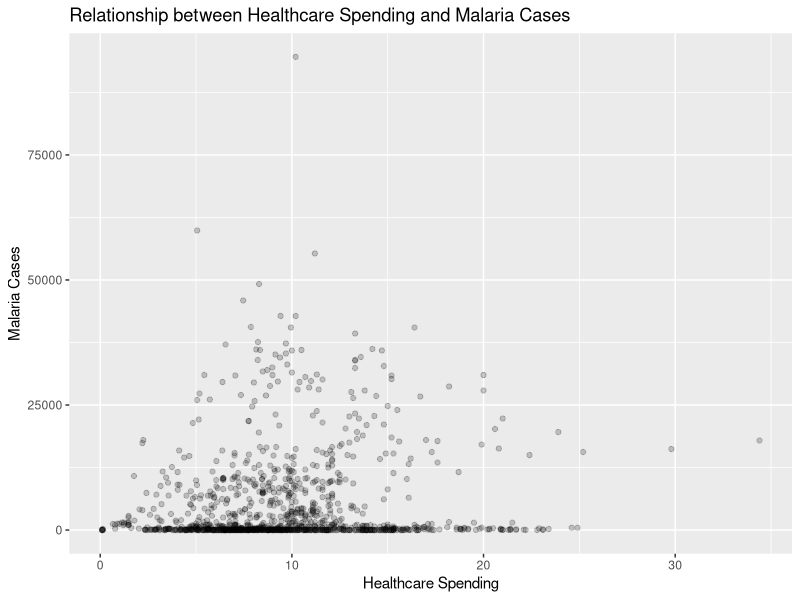
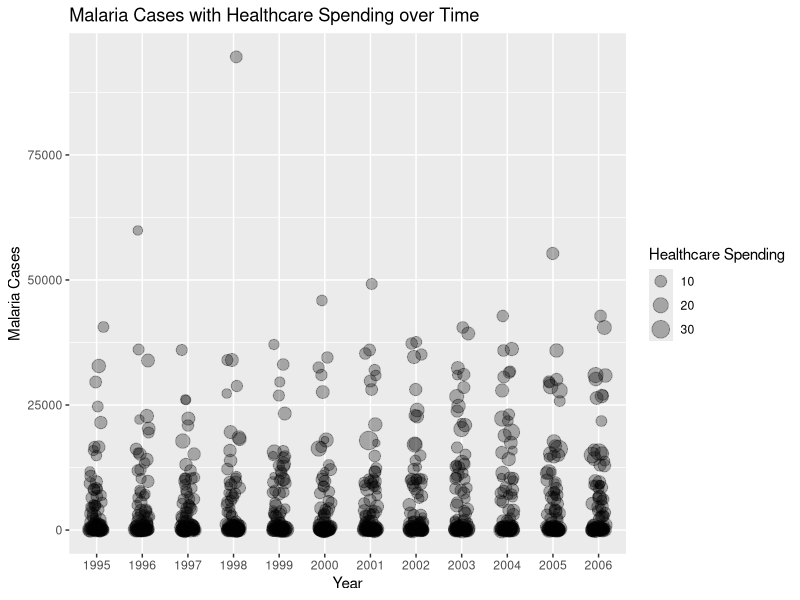
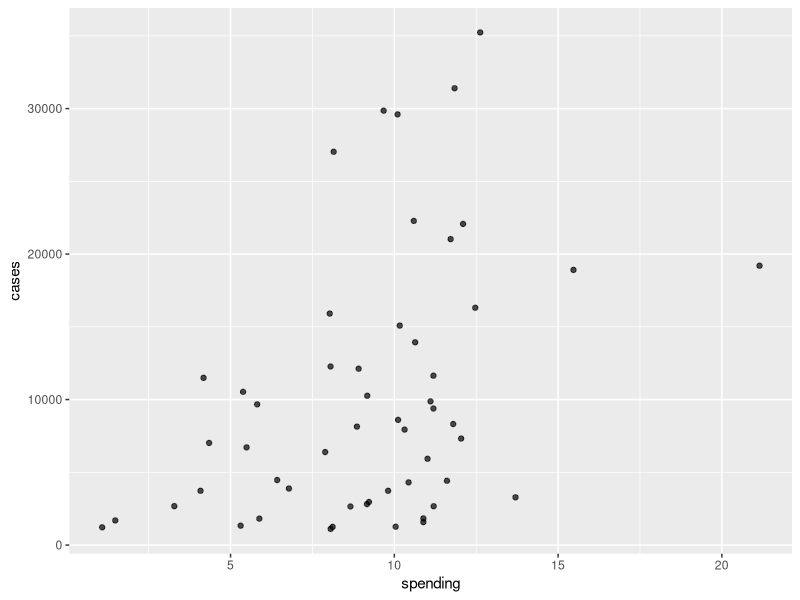

Source code (R) for these figures, in order:
## ---- chunk 1
library(tidyverse)
## ---- chunk 2
healthcare_expenditure = read.csv("government_health_spending_of_total_gov_spending_percent.csv")
malaria_cases = read.csv("malaria_cases_per_100000_reported.csv")

## ---- chunk 3

malaria_cases <- malaria_cases |>
  mutate(across(-country, ~ ifelse(str_detect(., "k$"), as.numeric(str_replace(., "k$", ""))*1000, as.numeric(.))))

options(scipen = 999)

## ---- chunk 4

malaria_cases <- malaria_cases |>
  pivot_longer(cols = starts_with("X"), 
               names_to = "year",
               values_to = "cases") |>
  mutate(year = str_remove(year, "X"))

## ---- chunk 5

healthcare_expenditure <- healthcare_expenditure |>
  pivot_longer(cols = starts_with("X"), 
               names_to = "year",
               values_to = "spending") |>
  mutate(year = str_remove(year, "X"))

## ---- chunk 6
# 137 entries contain NA values
data <- healthcare_expenditure |>
  inner_join(malaria_cases)
## ---- chunk 7

ggplot(data, aes(x = spending, y = cases)) +
  geom_point(alpha=0.2) +
  labs(x = "Healthcare Spending", y = "Malaria Cases") +
  ggtitle("Relationship between Healthcare Spending and Malaria Cases")


## ---- chunk 8

ggplot(data, aes(x = year, y = cases, size = spending)) +
  geom_jitter(alpha=0.3, width=0.15) +
  labs(x = "Year", y = "Malaria Cases", size = "Healthcare Spending") +
  ggtitle("Malaria Cases with Healthcare Spending over Time") +
  scale_size_continuous(name = "Healthcare Spending")
## ---- chunk 9
#creating summarised data using all years
countrywise_data <- data|>
  filter(!is.na(cases), !is.na(spending))|>
  group_by(country)|>
  summarise(spending = mean(spending, na.rm = TRUE), cases = mean(cases, na.rm = TRUE))|>
  filter(cases>1000) #we want to focus on countries where malaria is an active problem
## ---- chunk 10
countrywise_data|>
  ggplot(aes(x=spending, y=cases))+
  geom_point(alpha=0.7)
## ---- chunk 11
model <- lm(spending ~ cases, data=countrywise_data)
summary(model)
## ---- chunk 12

